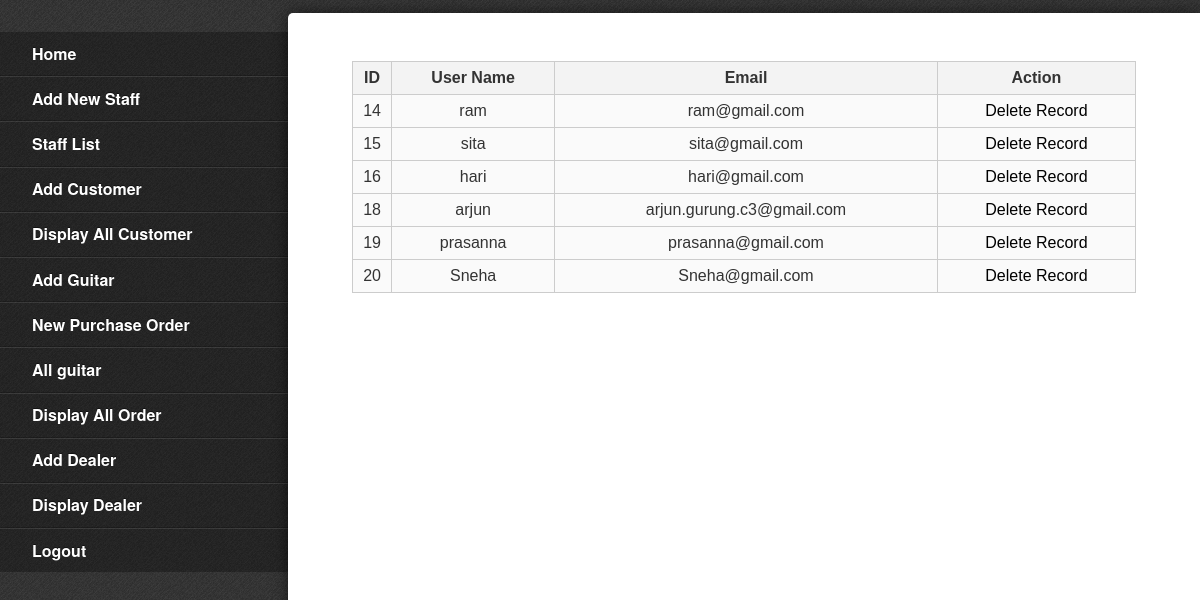
The app's page /admin/staff_list.php (signed in) with its own data.
### tables this page shows
CREATE TABLE IF NOT EXISTS `staff` (
  `id` int(11) NOT NULL AUTO_INCREMENT,
  `username` varchar(25) NOT NULL,
  `password` varchar(30) NOT NULL,
  `email` varchar(50) NOT NULL,
  PRIMARY KEY (`id`)
);

### admin/staff_list.php (the view)
<?php
      include('header.php');
          $dbcon = mysqli_connect('localhost','root','root','sandesh') or die(mysqli_error());
          $getdata = "SELECT * FROM staff";
          if($result = mysqli_query($dbcon,$getdata))
          {
          echo "<table style: border 1px solid white>";
          echo "<tr><th>ID</th><th>User Name</th><th>Email</th><th>Action</th></tr>";
          while ($row = mysqli_fetch_array($result)) {
            echo "<tr><td>";
            echo $row['id'];
            echo "</td><td>";
            echo $row['username'];
            echo "</td><td>";
            echo $row['email'];
             echo "</td><td>";
            ?>
            <a href="delete_staff.php?id=<?php echo $row['id'] ?>" onclick="return confirm('Are you sure?')"
               style="text-decoration: none; color: black">Delete Record</a>
<?php
    echo "</td></tr>";
          }
          echo "</table>";
        }
        include('../common/footer.php');
?>

### css/nav.css (style rules this page uses)
body,div, h1,h2,p, ol,ul,li { margin: 0; padding: 0; border: 0; }
html, body { min-height: 100%; }
body { min-width: 290px; -webkit-font-smoothing: antialiased; -webkit-text-size-adjust: 100%; -ms-text-size-adjust: 100%; text-size-adjust: 100%; background: #444 url("../images/debut_dark.png") repeat; color: #666; font: normal 100%/1.5 "Helvetica Neue", Helvetica, Arial, sans-serif; }
a { color: #f4f4f4; text-decoration: none; }

### css/style.css (style rules this page uses)
table { color: #333; font-family: Helvetica, Arial, sans-serif; width: 100%; border-collapse:collapse; border-spacing: 0; }
td, th { border: 1px solid #CCC; height: 30px; }
th { background: #F3F3F3; font-weight: bold; }
td { background: #FAFAFA; text-align: center; }

### records on screen
staff: id "14", username "ram", email "ram@gmail.com"
staff: id "15", username "sita", email "sita@gmail.com"
staff: id "16", username "hari", email "hari@gmail.com"
staff: id "18", username "arjun", email "arjun.gurung.c3@gmail.com"
staff: id "19", username "prasanna", email "prasanna@gmail.com"
staff: id "20", username "Sneha", email "Sneha@gmail.com"
